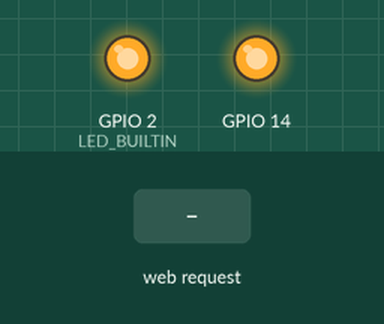
Recording of a sketch running on a simulated ESP8266 (NodeMCU). Shown: output pins drawn as LEDs (lit = HIGH, except the on-board LED, lit = LOW). Inputs (shaded band) come from the test bench. WiFi joins after 1.5 s; servers stay silent unless stated; what the sketch prints to the serial monitor is not drawn.

Above: at 2.7 s.
2.8 s: HTTP request GET / received
At 3.2 s:
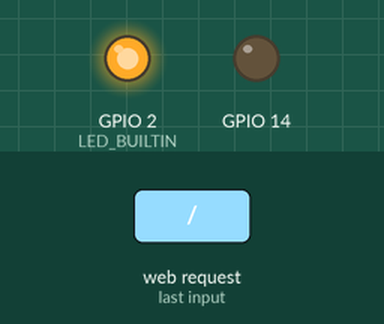
Timing chart, 0 to 5.8 s (numbered marks = the images above; inputs shaded):
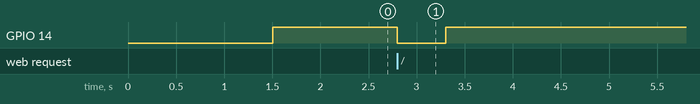

The sketch:

master.ino
```cpp
#include <ESP8266WiFi.h>
#include <ESP8266mDNS.h>
#include <ArduinoOTA.h>
#include <ESP8266WebServer.h>

#ifndef STASSID
#define STASSID ""
#define STAPSK  ""
#endif

const char* ssid = STASSID;
const char* password = STAPSK;

ESP8266WebServer server(80);

const char* www_username = "admin";
const char* www_password = "esp8266";

void setup() {
  Serial.begin(115200);
  WiFi.mode(WIFI_STA);
  WiFi.begin(ssid, password);
  if (WiFi.waitForConnectResult() != WL_CONNECTED) {
    Serial.println("WiFi Connect Failed! Rebooting...");
    delay(1000);
    ESP.restart();
  }
  //LED_BUILTIN
  pinMode(LED_BUILTIN, OUTPUT);
  digitalWrite(14, HIGH);
  pinMode(14, OUTPUT);
  String hostname = "esp8266-master";
  WiFi.setHostname(hostname.c_str());
  ArduinoOTA.begin();
  ArduinoOTA.setHostname(hostname.c_str());
  // ArduinoOTA.setPassword("admin");
  // ArduinoOTA.setPasswordHash("21232f297a57a5a743894a0e4a801fc3");

  server.on("/", []() {
    if (!server.authenticate(www_username, www_password)) {
      return server.requestAuthentication();
    }

    digitalWrite(14, LOW);   // Turn the LED on (Note that LOW is the voltage level
    delay(500);                      // Wait for a second
    digitalWrite(14, HIGH);  // Turn the LED off by making the voltage HIGH
    server.send(200, "text/plain", "Login OK");

  });
  server.begin();
  Serial.print("Open http://");
  Serial.print(WiFi.localIP());
  Serial.println("/ in your browser to see it working");
}

void loop() {
  ArduinoOTA.handle();
  server.handleClient();
}
```

Measured:
- after the input at 2.8 s, GPIO 14: HIGH → LOW at once, → HIGH 0.50 s later
